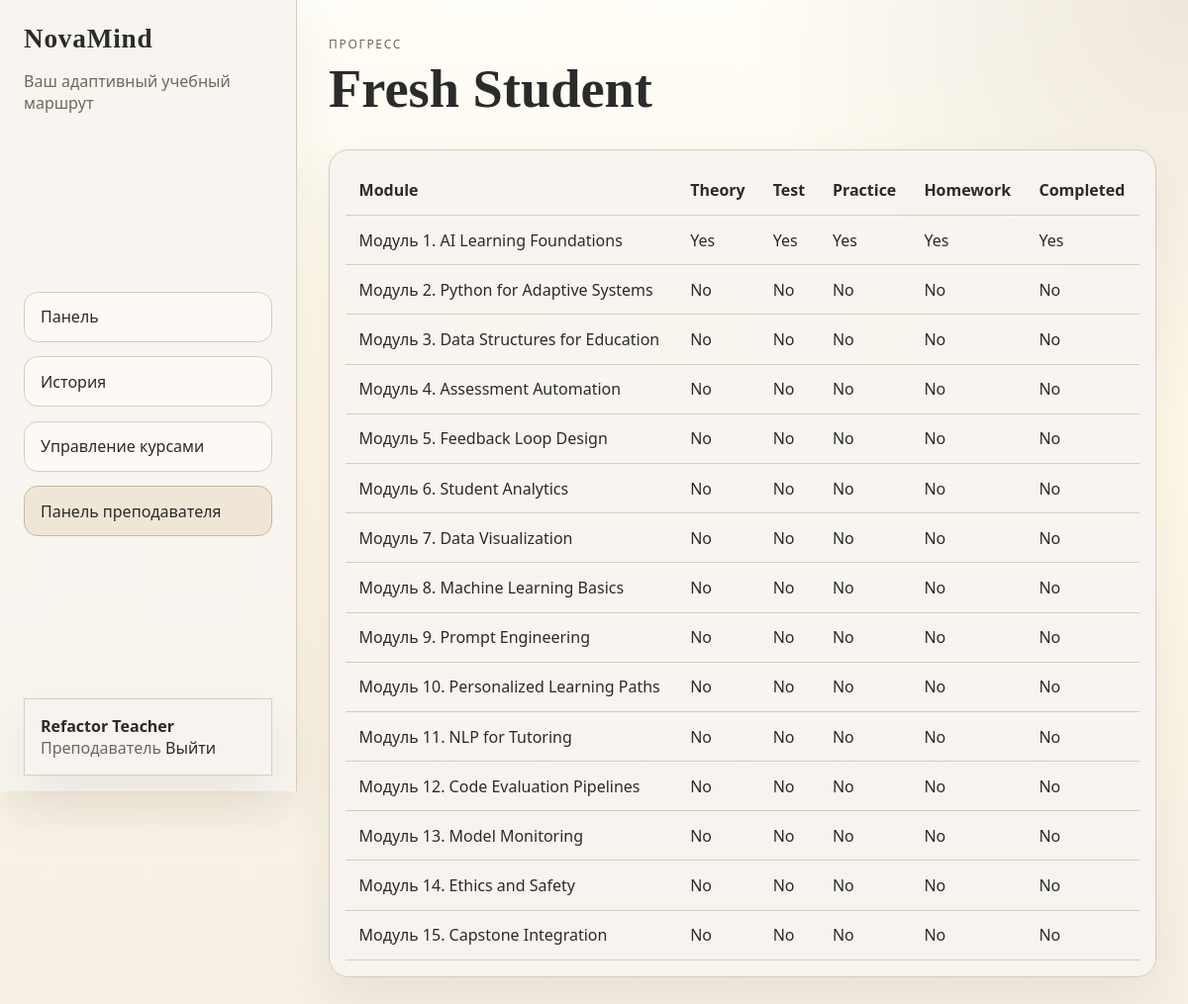
Screenshot of /teacher/student/83 (signed in) with the database file from the repository.
### tables this page shows
CREATE TABLE users (
            id INTEGER PRIMARY KEY AUTOINCREMENT,
            username TEXT UNIQUE NOT NULL,
            full_name TEXT NOT NULL,
            password_hash TEXT NOT NULL,
            role_id INTEGER NOT NULL,
            preferred_language TEXT DEFAULT 'en',
            created_at TEXT DEFAULT CURRENT_TIMESTAMP,
            FOREIGN KEY (role_id) REFERENCES roles(id)
        );

CREATE TABLE roles (
            id INTEGER PRIMARY KEY AUTOINCREMENT,
            name TEXT UNIQUE NOT NULL
        );

CREATE TABLE progress_tracking (
            id INTEGER PRIMARY KEY AUTOINCREMENT,
            user_id INTEGER NOT NULL,
            module_id INTEGER NOT NULL,
            theory_completed INTEGER DEFAULT 0,
            test_completed INTEGER DEFAULT 0,
            practice_completed INTEGER DEFAULT 0,
            homework_completed INTEGER DEFAULT 0,
            module_completed INTEGER DEFAULT 0,
            completed_at TEXT,
            UNIQUE (user_id, module_id),
            FOREIGN KEY (user_id) REFERENCES users(id),
            FOREIGN KEY (module_id) REFERENCES modules(id)
        );

CREATE TABLE modules (
            id INTEGER PRIMARY KEY,
            sort_order INTEGER NOT NULL,
            title_en TEXT NOT NULL,
            title_ru TEXT NOT NULL,
            title_kz TEXT NOT NULL,
            summary_en TEXT NOT NULL,
            summary_ru TEXT NOT NULL,
            summary_kz TEXT NOT NULL
        , course_id INTEGER);

### app.py (the view)
@app.route("/teacher/student/<int:user_id>")
@teacher_required
def teacher_student(user_id):
    db = get_db()
    ensure_progress_rows(user_id)
    student = db.execute(
        """
        SELECT users.*, roles.name AS role_name
        FROM users JOIN roles ON roles.id = users.role_id
        WHERE users.id = ?
        """,
        (user_id,),
    ).fetchone()
    if not student:
        abort(404)
    progress_rows = db.execute(
        """
        SELECT modules.id, modules.title_en, modules.title_ru, modules.title_kz,
               progress_tracking.*
        FROM progress_tracking
        JOIN modules ON modules.id = progress_tracking.module_id
        WHERE progress_tracking.user_id = ? AND modules.id BETWEEN 1 AND 15
        ORDER BY modules.id
        """,
        (user_id,),
    ).fetchall()
    return render_template("student_progress.html", student=student, rows=progress_rows)

### app.py (called while the page is built)
def get_db():
    if "db" not in g:
        g.db = sqlite3.connect(DATABASE_PATH)
        g.db.row_factory = sqlite3.Row
    return g.db

def t(key):
    lang = session.get("lang", "en")
    return TRANSLATIONS.get(lang, TRANSLATIONS["en"]).get(key, key)

def app_texts():
    keys = [
        "load_test",
        "submit_test",
        "score_label",
        "passed_message",
        "failed_message",
        "choose_file_first",
        "download",
        "no_files",
        "error_output",
        "test_locked_message",
    ]
    return {key: t(key) for key in keys}

def role_label(role_name):
    return {
        "student": t("student_role"),
        "teacher": t("teacher_role"),
        "admin": "Admin",
    }.get(role_name, role_name.title())

def teacher_required(view):
    @wraps(view)
    def wrapped(*args, **kwargs):
        if not g.user:
            return redirect(url_for("login"))
        if g.user["role_name"] not in {"admin", "teacher"}:
            abort(403)
        return view(*args, **kwargs)
    return wrapped

@app.before_request
def load_logged_in_user():
    if session.get("lang") not in ALLOWED_LANGS:
        session["lang"] = detect_request_language()
    user_id = session.get("user_id")
    g.user = None
    if user_id:
        g.user = get_db().execute(
            """
            SELECT users.*, roles.name AS role_name
            FROM users JOIN roles ON roles.id = users.role_id
            WHERE users.id = ?
            """,
            (user_id,),
        ).fetchone()
        if not g.user:
            session.clear()
            return
        session["role_name"] = g.user["role_name"]
        if session.get("lang") not in ALLOWED_LANGS:
            session["lang"] = g.user["preferred_language"] or detect_request_language()

def ensure_progress_rows(user_id):
    db = get_db()
    for module_id in range(1, 16):
        db.execute(
            "INSERT OR IGNORE INTO progress_tracking(user_id, module_id) VALUES (?, ?)",
            (user_id, module_id),
        )
    db.commit()

### templates/student_progress.html
{% extends "base.html" %}
{% block content %}
<section class="page-header">
    <div>
        <span class="eyebrow">{{ t('progress') }}</span>
        <h1>{{ student.full_name }}</h1>
    </div>
</section>
<section class="lab-card">
    <div class="table-wrap">
    <table class="progress-table">
        <thead>
            <tr>
                <th>Module</th>
                <th>Theory</th>
                <th>Test</th>
                <th>Practice</th>
                <th>Homework</th>
                <th>Completed</th>
            </tr>
        </thead>
        <tbody>
            {% for row in rows %}
            <tr>
                <td>{{ row['title_' + session.get('lang', 'en')] }}</td>
                <td>{{ 'Yes' if row.theory_completed else 'No' }}</td>
                <td>{{ 'Yes' if row.test_completed else 'No' }}</td>
                <td>{{ 'Yes' if row.practice_completed else 'No' }}</td>
                <td>{{ 'Yes' if row.homework_completed else 'No' }}</td>
                <td>{{ 'Yes' if row.module_completed else 'No' }}</td>
            </tr>
            {% endfor %}
        </tbody>
    </table>
    </div>
</section>
{% endblock %}

### templates/base.html (shortened to what this page needs)
<!doctype html>
<html lang="{{ session.get('lang', 'en') }}">
<head>
    <link rel="stylesheet" href="{{ url_for('static', filename='css/styles.css') }}">
</head>
<body class="{% if g.user %}app-body{% else %}auth-body{% endif %}">
    <div class="app-shell">
        {% if g.user %}
        <aside class="sidebar">
            <div class="sidebar-inner">
                <div>
                    <div class="brand">NovaMind</div>
                    <p class="brand-subtitle">{{ t('your_path') }}</p>
                </div>
                <nav class="nav-links">
                    <a href="{{ url_for('dashboard') }}" class="{{ 'active' if request.endpoint == 'dashboard' else '' }}">{{ t('dashboard') }}</a>
                    <a href="{{ url_for('history') }}" class="{{ 'active' if request.endpoint == 'history' else '' }}">{{ t('history') }}</a>
                    {% if g.user.role_name in ['admin', 'teacher'] %}
                    <a href="{{ url_for('teacher_courses') }}" class="{{ 'active' if request.endpoint and request.endpoint.startswith('teacher_course') else '' }}">{{ t('manage_courses') }}</a>
                    <a href="{{ url_for('teacher_panel') }}" class="{{ 'active' if request.endpoint and request.endpoint.startswith('teacher') else '' }}">{{ t('teacher_panel') }}</a>
                    {% endif %}
                </nav>
                <div class="user-box">
                    <strong>{{ g.user.full_name }}</strong>
                    <span>{{ role_label(g.user.role_name) }}</span>
                    <a href="{{ url_for('logout') }}">{{ t('logout') }}</a>
                </div>
            </div>
        </aside>
        {% endif %}
        <main class="main-content {% if not g.user %}auth-layout{% endif %}">
            <div class="content-shell {% if not g.user %}content-shell-auth{% endif %}">
                {% block content %}{% endblock %}
            </div>
        </main>
    </div>
</body>
</html>

### static/css/styles.css (style rules this page uses)
:root { --bg: #fff8e7; --bg-soft: #f8f5f0; --panel: #f8f5f0; --panel-strong: #ede6da; --line: #d7cdbd; --line-strong: #c7b9a1; --text: #2b2b2b; --muted: #6e675d; --accent: #8f7a5a; --accent-soft: #efe6d6; --success: #dce9dc; --warning: #f4ddd5; --shadow: 0 20px 48px rgba(82, 68, 48, 0.08); --radius: 20px; --font-sans: "Avenir Next", "Segoe UI", sans-serif; --font-serif: "Iowan Old Style", "Georgia", serif; }
*, *::before, *::after { box-sizing: border-box; }
html { height: 100%; overflow-x: hidden; }
body { margin: 0; height: 100%; min-height: 100vh; overflow-x: hidden; color: var(--text); font-family: var(--font-sans); background: radial-gradient(circle at top right, rgba(237, 230, 218, 0.95), transparent 28%), linear-gradient(180deg, #fffdf7 0%, var(--bg) 45%, #f5efe5 100%); }
body.app-body { display: block; }
a { color: inherit; text-decoration: none; }
.app-shell { width: 100%; min-height: 100vh; }
.main-content { width: 100%; min-width: 0; overflow-x: hidden; padding: 5rem 1rem 1.5rem; }
.content-shell { width: min(100%, 1200px); margin: 0 auto; }
.sidebar { position: fixed; inset: 0 auto 0 0; width: min(86vw, 320px); max-width: 320px; transform: translateX(-100%); transition: transform 0.25s ease; z-index: 40; border-right: 1px solid var(--line); background: rgba(248, 245, 240, 0.98); box-shadow: var(--shadow); padding: 1.25rem; }
.sidebar-inner { min-height: calc(100vh - 2.5rem); display: flex; flex-direction: column; gap: 1rem; justify-content: space-between; }
.brand { font-family: var(--font-serif); font-size: 1.7rem; font-weight: 700; letter-spacing: 0.03em; }
.brand-subtitle, .user-box span, .module-card p, .flash, .eyebrow, .stat-pill, .teacher-link span, .secondary-link { color: var(--muted); }
.nav-links, .teacher-module-list, .stage-panel, .lab-panel { display: grid; gap: 0.9rem; }
.nav-links a, .teacher-link, .primary-btn, .secondary-link, .status-badge { border-radius: 14px; }
.nav-links a, .teacher-link, .file-item { border: 1px solid var(--line); background: rgba(255, 253, 247, 0.72); }
.nav-links a { padding: 0.85rem 1rem; }
.nav-links a.active, .nav-links a:hover, .teacher-link:hover { background: var(--accent-soft); border-color: var(--line-strong); }
.user-box, .flash, .lab-card, .module-card, .stage-card, .glass-form, .hero-card, .stat-pill { background: rgba(248, 245, 240, 0.92); border: 1px solid var(--line); box-shadow: var(--shadow); }
.user-box, .flash, .lab-card, .module-card, .stage-card, .glass-form { padding: 1rem; }
.eyebrow { text-transform: uppercase; letter-spacing: 0.14em; font-size: 0.75rem; }
.hero-copy h1, .page-header h1 { margin: 0.5rem 0 0.75rem; font-family: var(--font-serif); font-size: clamp(2rem, 7vw, 3.4rem); line-height: 1.06; }
.page-header { display: grid; gap: 0.9rem; margin-bottom: 1.2rem; }
.module-card, .lab-card, .stage-card { border-radius: var(--radius); }
.progress-table { width: 100%; min-width: 640px; border-collapse: collapse; }
.table-wrap { overflow-x: auto; }
.progress-table th, .progress-table td { padding: 0.85rem; text-align: left; border-bottom: 1px solid var(--line); }
@media (min-width: 760px) { .main-content { padding: 2rem; } }
@media (min-width: 760px) { .page-header { grid-template-columns: 1fr auto; align-items: start; } }
@media (min-width: 900px) { .main-content:not(.auth-layout) { padding-inline: 1.5rem; } }
@media (min-width: 1100px) { .app-shell { display: grid; grid-template-columns: 300px 1fr; } }
@media (min-width: 1100px) { .sidebar { position: sticky; top: 0; transform: none; width: auto; height: 100vh; padding: 1.5rem; } }
@media (min-width: 1100px) { .main-content { padding: 2rem; } }
@media (min-width: 1100px) { .main-content:not(.auth-layout) { min-height: 100vh; margin-left: 0; overflow-y: auto; padding-inline: 2rem; } }

### rows the page displays
users: user.full_name "Refactor Teacher"
roles: name "Преподаватель"
users: full_name "Fresh Student"
progress_tracking: title_ru "Модуль 1. AI Learning Foundations", theory_completed "Yes", test_completed "Yes", practice_completed "Yes", homework_completed "Yes", module_completed "Yes"
progress_tracking: title_ru "Модуль 2. Python for Adaptive Systems", theory_completed "No", test_completed "No", practice_completed "No", homework_completed "No", module_completed "No"
progress_tracking: title_ru "Модуль 3. Data Structures for Education", theory_completed "No", test_completed "No", practice_completed "No", homework_completed "No", module_completed "No"
progress_tracking: title_ru "Модуль 4. Assessment Automation", theory_completed "No", test_completed "No", practice_completed "No", homework_completed "No", module_completed "No"
progress_tracking: title_ru "Модуль 5. Feedback Loop Design", theory_completed "No", test_completed "No", practice_completed "No", homework_completed "No", module_completed "No"
progress_tracking: title_ru "Модуль 6. Student Analytics", theory_completed "No", test_completed "No", practice_completed "No", homework_completed "No", module_completed "No"
progress_tracking: title_ru "Модуль 7. Data Visualization", theory_completed "No", test_completed "No", practice_completed "No", homework_completed "No", module_completed "No"
progress_tracking: title_ru "Модуль 8. Machine Learning Basics", theory_completed "No", test_completed "No", practice_completed "No", homework_completed "No", module_completed "No"
progress_tracking: title_ru "Модуль 9. Prompt Engineering", theory_completed "No", test_completed "No", practice_completed "No", homework_completed "No", module_completed "No"
progress_tracking: title_ru "Модуль 10. Personalized Learning Paths", theory_completed "No", test_completed "No", practice_completed "No", homework_completed "No", module_completed "No"
progress_tracking: title_ru "Модуль 11. NLP for Tutoring", theory_completed "No", test_completed "No", practice_completed "No", homework_completed "No", module_completed "No"
progress_tracking: title_ru "Модуль 12. Code Evaluation Pipelines", theory_completed "No", test_completed "No", practice_completed "No", homework_completed "No", module_completed "No"
progress_tracking: title_ru "Модуль 13. Model Monitoring", theory_completed "No", test_completed "No", practice_completed "No", homework_completed "No", module_completed "No"
progress_tracking: title_ru "Модуль 14. Ethics and Safety", theory_completed "No", test_completed "No", practice_completed "No", homework_completed "No", module_completed "No"
progress_tracking: title_ru "Модуль 15. Capstone Integration", theory_completed "No", test_completed "No", practice_completed "No", homework_completed "No", module_completed "No"

### other values shown
{{ t('your_path') }} "Ваш адаптивный учебный маршрут"
{{ t('dashboard') }} "Панель"
{{ t('history') }} "История"
{{ t('manage_courses') }} "Управление курсами"
{{ t('teacher_panel') }} "Панель преподавателя"
{{ t('logout') }} "Выйти"
{{ t('progress') }} "ПРОГРЕСС"
